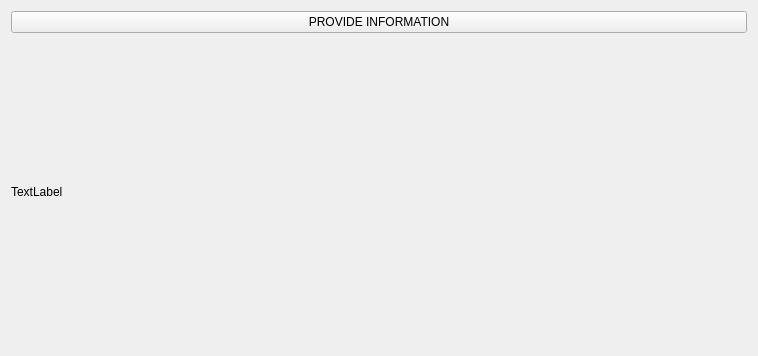
<?xml version="1.0" encoding="UTF-8"?>
<ui version="4.0">
 <class>Widget</class>
 <widget class="QWidget" name="Widget">
  <property name="geometry">
   <rect>
    <x>0</x>
    <y>0</y>
    <width>758</width>
    <height>356</height>
   </rect>
  </property>
  <property name="windowTitle">
   <string>Widget</string>
  </property>
  <layout class="QHBoxLayout" name="horizontalLayout">
   <item>
    <layout class="QGridLayout" name="gridLayout">
     <item row="0" column="0">
      <widget class="QPushButton" name="pushButton">
       <property name="text">
        <string>PROVIDE INFORMATION</string>
       </property>
      </widget>
     </item>
     <item row="1" column="0">
      <widget class="QLabel" name="label">
       <property name="text">
        <string>TextLabel</string>
       </property>
      </widget>
     </item>
    </layout>
   </item>
  </layout>
 </widget>
 <resources/>
 <connections/>
</ui>
